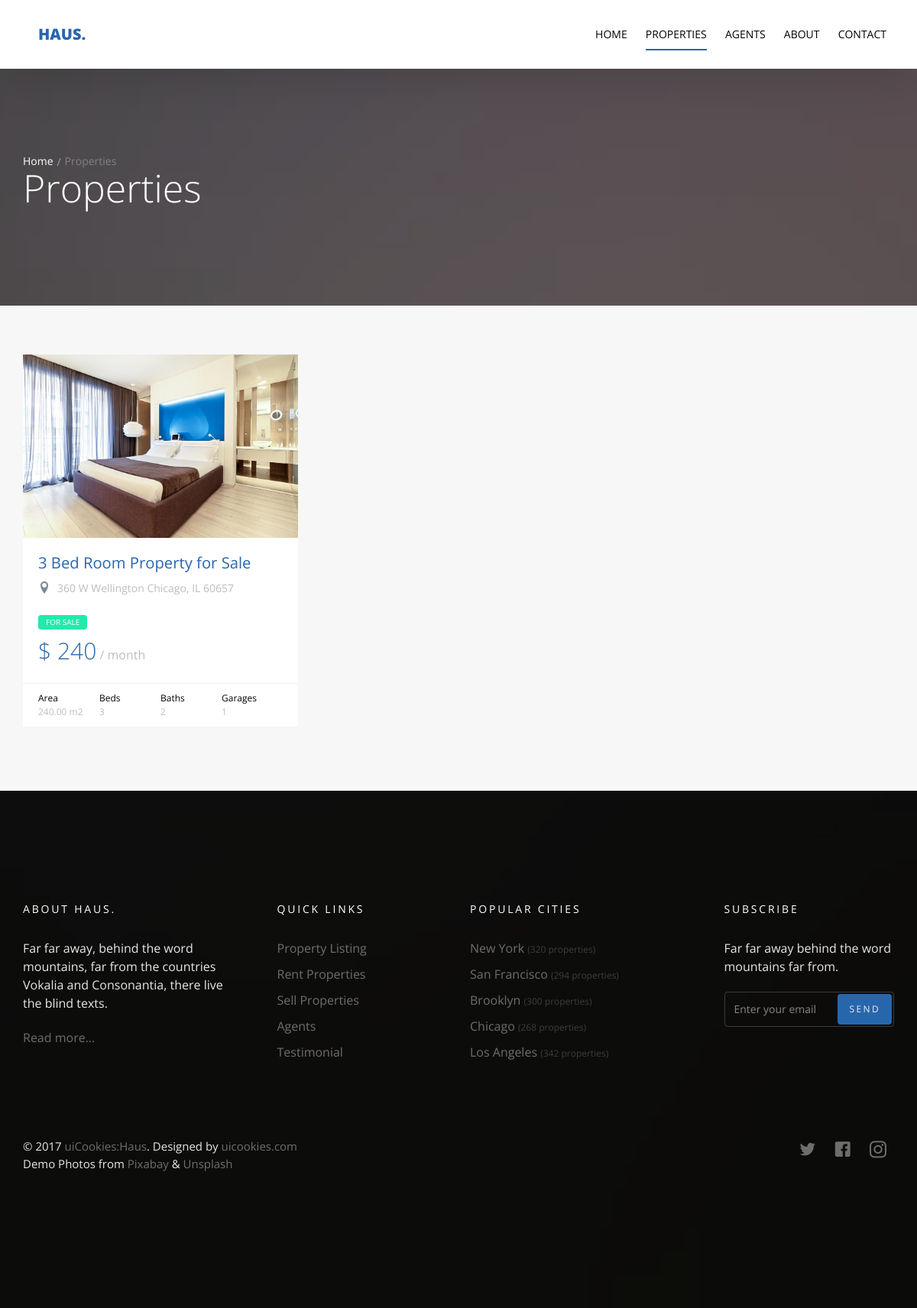
The app's page /property/, older data.
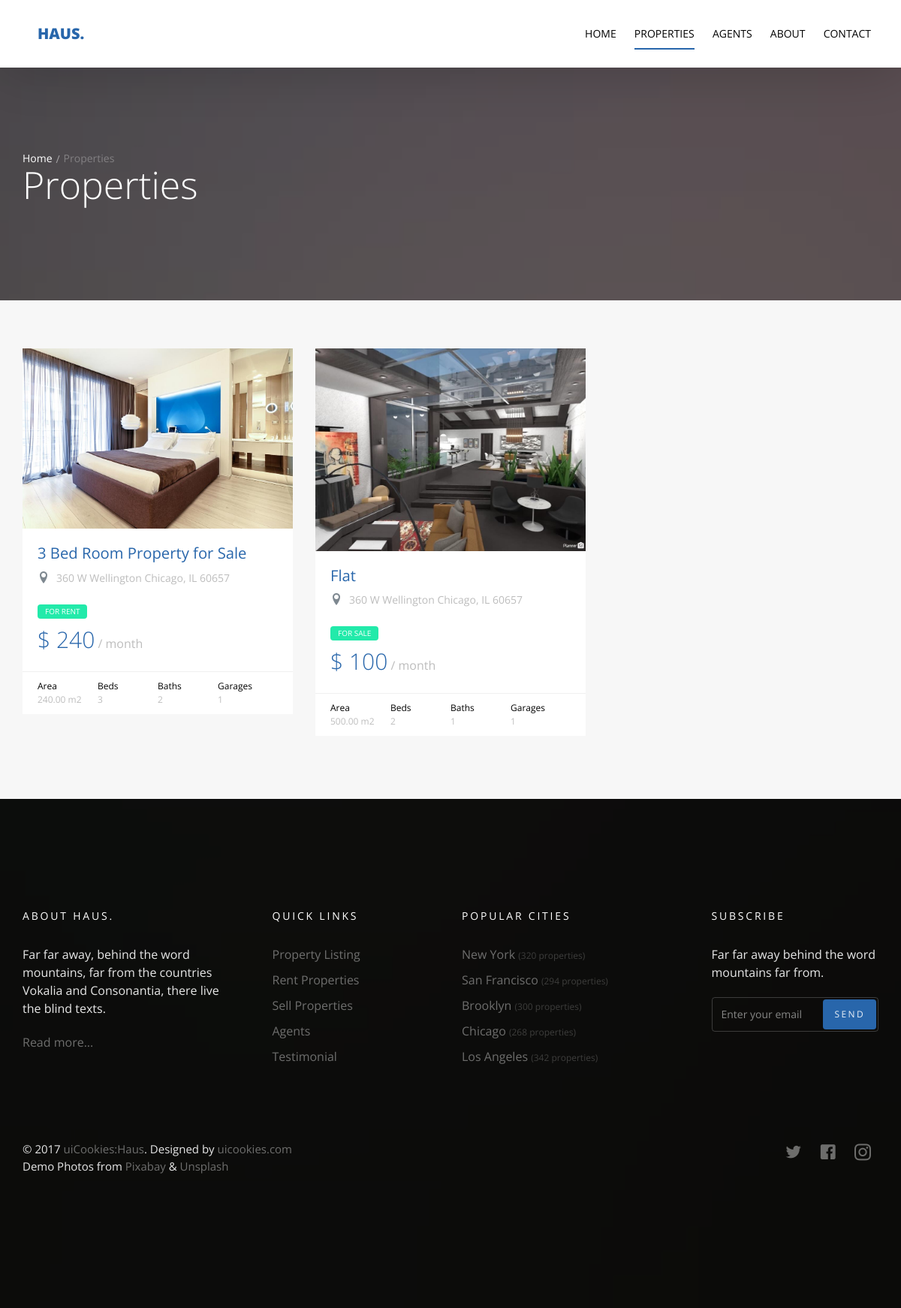
The same page, newer data.
### property/models.py (models this page shows)
class Property(models.Model):
    name = models.CharField(max_length=50)
    property_type = models.CharField(choices=property_type, max_length=10)
    price = models.PositiveIntegerField()
    category = models.ForeignKey('Category', on_delete=models.SET_NULL, null=True)
    area = models.DecimalField(decimal_places=2, max_digits=8)
    beds_number = models.PositiveIntegerField()
    baths_number = models.PositiveIntegerField()
    garages_number = models.PositiveIntegerField()
    image = models.ImageField(upload_to='property/', null=True, blank=True)
    location = models.CharField(max_length=50, null=True)
    class Meta:
        verbose_name = 'Property'
        verbose_name_plural = 'Properties'
    def __str__(self):
        return self.name

### property/views.py (the view)
# urls.py: path('', views.property_list, name='property_list'),
def property_list(request):
    property_list = Property.objects.all()
    template = 'property/list.html'
    address_query = request.GET.get('q')
    property_type = request.GET.getlist('property_type', None)
    if address_query and property_type:
        property_list = property_list.filter(
            Q(name__icontains=address_query) &
            Q(property_type__icontains=property_type[0])
        ).distinct()
    context = {
        'property_list': property_list
    }
    return render(request, template, context)

### property/templates/property/list.html (shortened to what this page needs)
{% extends 'base.html' %}
{% block body %}
  <section class="probootstrap-slider flexslider2 page-inner">
    <div class="overlay"></div>
    <div class="probootstrap-wrap-banner">
      <div class="container">
        <div class="row">
          <div class="col-md-8">
            <div class="page-title probootstrap-animate">
              <div class="probootstrap-breadcrumbs">
                <a href="/">Home</a><span>Properties</span>
              </div>
              <h1>Properties</h1>
            </div>
          </div>
        </div>
      </div>
    </div>
    <ul class="slides">
      <li style="background-image: url(img/slider_1.jpg);"></li>
    </ul>
  </section>
  <section class="probootstrap-section probootstrap-section-lighter">
    <div class="container">
      <div class="row">
        {% if property_list %}
          {% for property in property_list %}
        <div class="col-md-4 col-sm-6">
          <div class="probootstrap-card probootstrap-listing">
            <div class="probootstrap-card-media">
              <img src="{{property.image.url}}" class="img-responsive" alt="Free HTML5 Template by uicookies.com">
            </div>
            <div class="probootstrap-card-text">
              <h2 class="probootstrap-card-heading"><a href="{% url 'property:property_detail' property.id %}">{{property}}</a></h2>
              <div class="probootstrap-listing-location">
                <i class="icon-location2"></i> <span>360 W Wellington Chicago, IL 60657</span>
              </div>
              <div class="probootstrap-listing-category for-sale"><span>for {{property.property_type}}</span></div>
              <div class="probootstrap-listing-price"><strong>$ {{property.price}}</strong> / month</div>
            </div>
            <div class="probootstrap-card-extra">
              <ul>
                <li>
                  Area
                  <span>{{property.area}} m2</span>
                </li>
                <li>
                  Beds
                  <span>{{property.beds_number}}</span>
                </li>
                <li>
                  Baths
                  <span>{{property.baths_number}}</span>
                </li>
                <li>
                  Garages
                  <span>{{property.garages_number}}</span>
                </li>
              </ul>
            </div>
          </div>
        </div>
          {% endfor %}
        {% else %}
          <div class="col-md-10 col-sm-10">
          <h2>No properties with this name or type.</h2>
        </div>
        {% endif %}
      </div>
    </div>
  </section>
{% endblock %}

Row changes from the older to the newer data that the page shows:
changed Property "3 Bed Room Property for Sale": property_type "SALE" → "RENT"
added Property: image (picture), name "Flat", property_type "SALE", price "100", area "500.00", beds_number "2", baths_number "1", garages_number "1"
